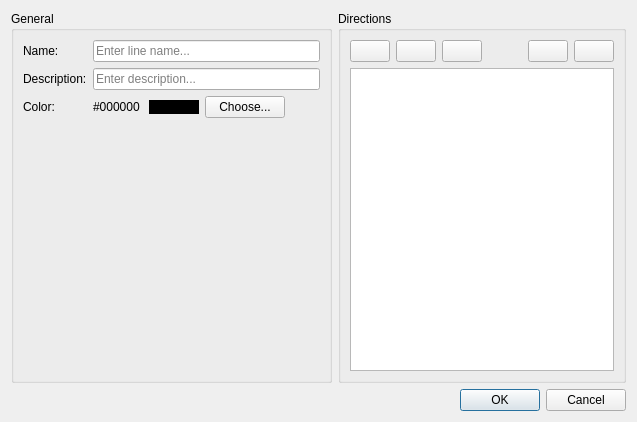
<?xml version="1.0" encoding="UTF-8"?>
<ui version="4.0">
 <class>DlgLineEditor</class>
 <widget class="QDialog" name="DlgLineEditor">
  <property name="geometry">
   <rect>
    <x>0</x>
    <y>0</y>
    <width>637</width>
    <height>422</height>
   </rect>
  </property>
  <property name="windowTitle">
   <string>Edit Line</string>
  </property>
  <layout class="QVBoxLayout" name="verticalLayout_2">
   <item>
    <layout class="QHBoxLayout" name="horizontalLayout_4">
     <item>
      <widget class="QGroupBox" name="groupBox">
       <property name="title">
        <string>General</string>
       </property>
       <layout class="QFormLayout" name="formLayout">
        <item row="0" column="0">
         <widget class="QLabel" name="label">
          <property name="text">
           <string>Name:</string>
          </property>
          <property name="buddy">
           <cstring>leName</cstring>
          </property>
         </widget>
        </item>
        <item row="0" column="1">
         <widget class="QLineEdit" name="leName">
          <property name="placeholderText">
           <string>Enter line name...</string>
          </property>
         </widget>
        </item>
        <item row="1" column="0">
         <widget class="QLabel" name="label_3">
          <property name="text">
           <string>Description:</string>
          </property>
          <property name="buddy">
           <cstring>leDescription</cstring>
          </property>
         </widget>
        </item>
        <item row="1" column="1">
         <widget class="QLineEdit" name="leDescription">
          <property name="placeholderText">
           <string>Enter description...</string>
          </property>
         </widget>
        </item>
        <item row="2" column="0">
         <widget class="QLabel" name="label_2">
          <property name="text">
           <string>Color:</string>
          </property>
          <property name="buddy">
           <cstring>pbColor</cstring>
          </property>
         </widget>
        </item>
        <item row="2" column="1">
         <layout class="QHBoxLayout" name="horizontalLayout">
          <item>
           <widget class="QLabel" name="lColorName">
            <property name="sizePolicy">
             <sizepolicy hsizetype="Fixed" vsizetype="Fixed">
              <horstretch>0</horstretch>
              <verstretch>0</verstretch>
             </sizepolicy>
            </property>
            <property name="minimumSize">
             <size>
              <width>50</width>
              <height>0</height>
             </size>
            </property>
            <property name="autoFillBackground">
             <bool>false</bool>
            </property>
            <property name="styleSheet">
             <string notr="true"/>
            </property>
            <property name="text">
             <string>#000000</string>
            </property>
           </widget>
          </item>
          <item>
           <widget class="QLabel" name="lColor">
            <property name="sizePolicy">
             <sizepolicy hsizetype="Fixed" vsizetype="Fixed">
              <horstretch>0</horstretch>
              <verstretch>0</verstretch>
             </sizepolicy>
            </property>
            <property name="minimumSize">
             <size>
              <width>50</width>
              <height>0</height>
             </size>
            </property>
            <property name="autoFillBackground">
             <bool>false</bool>
            </property>
            <property name="styleSheet">
             <string notr="true">background-color: black;
color: white;</string>
            </property>
            <property name="text">
             <string/>
            </property>
           </widget>
          </item>
          <item>
           <widget class="QPushButton" name="pbColor">
            <property name="text">
             <string>Choose...</string>
            </property>
           </widget>
          </item>
          <item>
           <spacer name="horizontalSpacer">
            <property name="orientation">
             <enum>Qt::Horizontal</enum>
            </property>
            <property name="sizeHint" stdset="0">
             <size>
              <width>40</width>
              <height>20</height>
             </size>
            </property>
           </spacer>
          </item>
         </layout>
        </item>
        <item row="3" column="1">
         <spacer name="verticalSpacer">
          <property name="orientation">
           <enum>Qt::Vertical</enum>
          </property>
          <property name="sizeHint" stdset="0">
           <size>
            <width>20</width>
            <height>40</height>
           </size>
          </property>
         </spacer>
        </item>
       </layout>
      </widget>
     </item>
     <item>
      <widget class="QGroupBox" name="groupBox_2">
       <property name="title">
        <string>Directions</string>
       </property>
       <layout class="QVBoxLayout" name="verticalLayout">
        <item>
         <layout class="QHBoxLayout" name="horizontalLayout_3">
          <item>
           <widget class="QPushButton" name="pbDirectionNew">
            <property name="toolTip">
             <string>Add</string>
            </property>
            <property name="text">
             <string/>
            </property>
            <property name="icon">
             <iconset resource="../main.qrc">
              <normaloff>:/icons/Add.ico</normaloff>:/icons/Add.ico</iconset>
            </property>
           </widget>
          </item>
          <item>
           <widget class="QPushButton" name="pbDirectionRename">
            <property name="toolTip">
             <string>Rename</string>
            </property>
            <property name="text">
             <string/>
            </property>
            <property name="icon">
             <iconset resource="../main.qrc">
              <normaloff>:/icons/Edit.ico</normaloff>:/icons/Edit.ico</iconset>
            </property>
           </widget>
          </item>
          <item>
           <widget class="QPushButton" name="pbDirectionDelete">
            <property name="toolTip">
             <string>Delete</string>
            </property>
            <property name="text">
             <string/>
            </property>
            <property name="icon">
             <iconset resource="../main.qrc">
              <normaloff>:/icons/Delete.ico</normaloff>:/icons/Delete.ico</iconset>
            </property>
           </widget>
          </item>
          <item>
           <spacer name="horizontalSpacer_3">
            <property name="orientation">
             <enum>Qt::Horizontal</enum>
            </property>
            <property name="sizeType">
             <enum>QSizePolicy::Minimum</enum>
            </property>
            <property name="sizeHint" stdset="0">
             <size>
              <width>40</width>
              <height>20</height>
             </size>
            </property>
           </spacer>
          </item>
          <item>
           <widget class="QPushButton" name="pbDirectionUp">
            <property name="toolTip">
             <string>Move up</string>
            </property>
            <property name="text">
             <string/>
            </property>
            <property name="icon">
             <iconset resource="../main.qrc">
              <normaloff>:/icons/MoveUp.ico</normaloff>:/icons/MoveUp.ico</iconset>
            </property>
           </widget>
          </item>
          <item>
           <widget class="QPushButton" name="pbDirectionDown">
            <property name="toolTip">
             <string>Move up</string>
            </property>
            <property name="text">
             <string/>
            </property>
            <property name="icon">
             <iconset resource="../main.qrc">
              <normaloff>:/icons/MoveDown.ico</normaloff>:/icons/MoveDown.ico</iconset>
            </property>
           </widget>
          </item>
         </layout>
        </item>
        <item>
         <widget class="QListWidget" name="lwDirections"/>
        </item>
       </layout>
      </widget>
     </item>
    </layout>
   </item>
   <item>
    <widget class="QDialogButtonBox" name="buttonBox">
     <property name="orientation">
      <enum>Qt::Horizontal</enum>
     </property>
     <property name="standardButtons">
      <set>QDialogButtonBox::Cancel|QDialogButtonBox::Ok</set>
     </property>
    </widget>
   </item>
  </layout>
 </widget>
 <tabstops>
  <tabstop>leName</tabstop>
  <tabstop>leDescription</tabstop>
  <tabstop>pbColor</tabstop>
  <tabstop>lwDirections</tabstop>
  <tabstop>pbDirectionNew</tabstop>
  <tabstop>pbDirectionRename</tabstop>
  <tabstop>pbDirectionDelete</tabstop>
  <tabstop>pbDirectionUp</tabstop>
  <tabstop>pbDirectionDown</tabstop>
 </tabstops>
 <resources>
  <include location="../main.qrc"/>
 </resources>
 <connections>
  <connection>
   <sender>buttonBox</sender>
   <signal>accepted()</signal>
   <receiver>DlgLineEditor</receiver>
   <slot>accept()</slot>
   <hints>
    <hint type="sourcelabel">
     <x>257</x>
     <y>128</y>
    </hint>
    <hint type="destinationlabel">
     <x>157</x>
     <y>274</y>
    </hint>
   </hints>
  </connection>
  <connection>
   <sender>buttonBox</sender>
   <signal>rejected()</signal>
   <receiver>DlgLineEditor</receiver>
   <slot>reject()</slot>
   <hints>
    <hint type="sourcelabel">
     <x>325</x>
     <y>128</y>
    </hint>
    <hint type="destinationlabel">
     <x>286</x>
     <y>274</y>
    </hint>
   </hints>
  </connection>
 </connections>
</ui>
